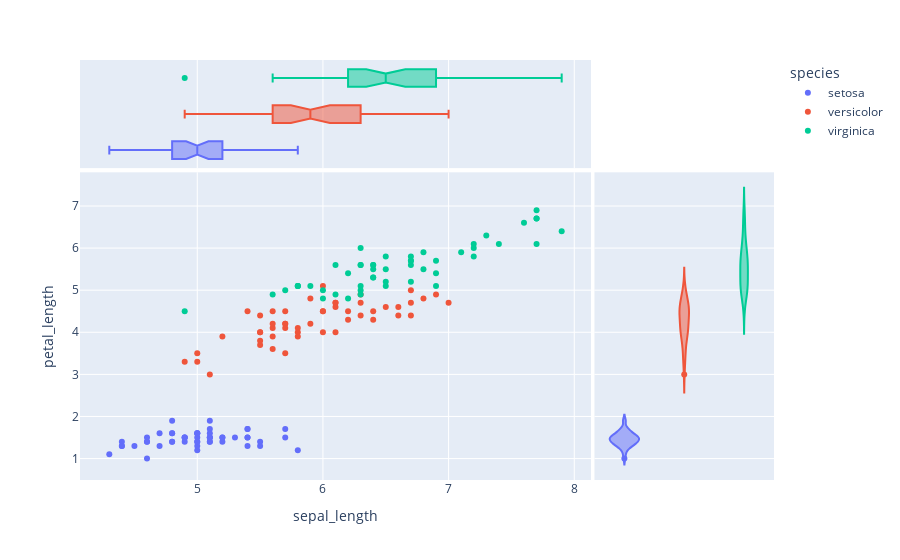

Notebook cell for this chart:
### Markdown cell above
- marginal_x
- marginal_y

### Code cell
fig = px.scatter(iris, 
                 x='sepal_length',
                 y='petal_length',
                 color='species',
       
                 marginal_y="violin",
                 marginal_x="box", 
)

fig.show()

### Figure 1 — Plotly figure (JSON) as saved in the notebook; plotly's stock layout.template omitted (floating-point values rounded to 4 significant figures)
{"data": [{"hovertemplate": "species=setosa<br>sepal_length=%{x}<br>petal_length=%{y}<extra></extra>", "legendgroup": "setosa", "marker": {"color": "#636efa", "symbol": "circle"}, "mode": "markers", "name": "setosa", "orientation": "v", "showlegend": true, "type": "scatter", "x": [5.1, 4.9, 4.7, 4.6, 5, 5.4, 4.6, 5, 4.4, 4.9, 5.4, 4.8, 4.8, 4.3, 5.8, 5.7, 5.4, 5.1, 5.7, 5.1, 5.4, 5.1, 4.6, 5.1, 4.8, 5, 5, 5.2, 5.2, 4.7, 4.8, 5.4, 5.2, 5.5, 4.9, 5, 5.5, 4.9, 4.4, 5.1, 5, 4.5, 4.4, 5, 5.1, 4.8, 5.1, 4.6, 5.3, 5], "xaxis": "x", "y": [1.4, 1.4, 1.3, 1.5, 1.4, 1.7, 1.4, 1.5, 1.4, 1.5, 1.5, 1.6, 1.4, 1.1, 1.2, 1.5, 1.3, 1.4, 1.7, 1.5, 1.7, 1.5, 1, 1.7, 1.9, 1.6, 1.6, 1.5, 1.4, 1.6, 1.6, 1.5, 1.5, 1.4, 1.5, 1.2, 1.3, 1.5, 1.3, 1.5, 1.3, 1.3, 1.3, 1.6, 1.9, 1.4, 1.6, 1.4, 1.5, 1.4], "yaxis": "y"}, {"alignmentgroup": "True", "hovertemplate": "species=setosa<br>sepal_length=%{x}<extra></extra>", "legendgroup": "setosa", "marker": {"color": "#636efa", "symbol": "circle"}, "name": "setosa", "notched": true, "offsetgroup": "setosa", "showlegend": false, "type": "box", "x": [5.1, 4.9, 4.7, 4.6, 5, 5.4, 4.6, 5, 4.4, 4.9, 5.4, 4.8, 4.8, 4.3, 5.8, 5.7, 5.4, 5.1, 5.7, 5.1, 5.4, 5.1, 4.6, 5.1, 4.8, 5, 5, 5.2, 5.2, 4.7, 4.8, 5.4, 5.2, 5.5, 4.9, 5, 5.5, 4.9, 4.4, 5.1, 5, 4.5, 4.4, 5, 5.1, 4.8, 5.1, 4.6, 5.3, 5], "xaxis": "x3", "yaxis": "y3"}, {"alignmentgroup": "True", "hovertemplate": "species=setosa<br>petal_length=%{y}<extra></extra>", "legendgroup": "setosa", "marker": {"color": "#636efa", "symbol": "circle"}, "name": "setosa", "offsetgroup": "setosa", "scalegroup": "y", "showlegend": false, "type": "violin", "xaxis": "x2", "y": [1.4, 1.4, 1.3, 1.5, 1.4, 1.7, 1.4, 1.5, 1.4, 1.5, 1.5, 1.6, 1.4, 1.1, 1.2, 1.5, 1.3, 1.4, 1.7, 1.5, 1.7, 1.5, 1, 1.7, 1.9, 1.6, 1.6, 1.5, 1.4, 1.6, 1.6, 1.5, 1.5, 1.4, 1.5, 1.2, 1.3, 1.5, 1.3, 1.5, 1.3, 1.3, 1.3, 1.6, 1.9, 1.4, 1.6, 1.4, 1.5, 1.4], "yaxis": "y2"}, {"hovertemplate": "species=versicolor<br>sepal_length=%{x}<br>petal_length=%{y}<extra></extra>", "legendgroup": "versicolor", "marker": {"color": "#EF553B", "symbol": "circle"}, "mode": "markers", "name": "versicolor", "orientation": "v", "showlegend": true, "type": "scatter", "x": [7, 6.4, 6.9, 5.5, 6.5, 5.7, 6.3, 4.9, 6.6, 5.2, 5, 5.9, 6, 6.1, 5.6, 6.7, 5.6, 5.8, 6.2, 5.6, 5.9, 6.1, 6.3, 6.1, 6.4, 6.6, 6.8, 6.7, 6, 5.7, 5.5, 5.5, 5.8, 6, 5.4, 6, 6.7, 6.3, 5.6, 5.5, 5.5, 6.1, 5.8, 5, 5.6, 5.7, 5.7, 6.2, 5.1, 5.7], "xaxis": "x", "y": [4.7, 4.5, 4.9, 4, 4.6, 4.5, 4.7, 3.3, 4.6, 3.9, 3.5, 4.2, 4, 4.7, 3.6, 4.4, 4.5, 4.1, 4.5, 3.9, 4.8, 4, 4.9, 4.7, 4.3, 4.4, 4.8, 5, 4.5, 3.5, 3.8, 3.7, 3.9, 5.1, 4.5, 4.5, 4.7, 4.4, 4.1, 4, 4.4, 4.6, 4, 3.3, 4.2, 4.2, 4.2, 4.3, 3, 4.1], "yaxis": "y"}, {"alignmentgroup": "True", "hovertemplate": "species=versicolor<br>sepal_length=%{x}<extra></extra>", "legendgroup": "versicolor", "marker": {"color": "#EF553B", "symbol": "circle"}, "name": "versicolor", "notched": true, "offsetgroup": "versicolor", "showlegend": false, "type": "box", "x": [7, 6.4, 6.9, 5.5, 6.5, 5.7, 6.3, 4.9, 6.6, 5.2, 5, 5.9, 6, 6.1, 5.6, 6.7, 5.6, 5.8, 6.2, 5.6, 5.9, 6.1, 6.3, 6.1, 6.4, 6.6, 6.8, 6.7, 6, 5.7, 5.5, 5.5, 5.8, 6, 5.4, 6, 6.7, 6.3, 5.6, 5.5, 5.5, 6.1, 5.8, 5, 5.6, 5.7, 5.7, 6.2, 5.1, 5.7], "xaxis": "x3", "yaxis": "y3"}, {"alignmentgroup": "True", "hovertemplate": "species=versicolor<br>petal_length=%{y}<extra></extra>", "legendgroup": "versicolor", "marker": {"color": "#EF553B", "symbol": "circle"}, "name": "versicolor", "offsetgroup": "versicolor", "scalegroup": "y", "showlegend": false, "type": "violin", "xaxis": "x2", "y": [4.7, 4.5, 4.9, 4, 4.6, 4.5, 4.7, 3.3, 4.6, 3.9, 3.5, 4.2, 4, 4.7, 3.6, 4.4, 4.5, 4.1, 4.5, 3.9, 4.8, 4, 4.9, 4.7, 4.3, 4.4, 4.8, 5, 4.5, 3.5, 3.8, 3.7, 3.9, 5.1, 4.5, 4.5, 4.7, 4.4, 4.1, 4, 4.4, 4.6, 4, 3.3, 4.2, 4.2, 4.2, 4.3, 3, 4.1], "yaxis": "y2"}, {"hovertemplate": "species=virginica<br>sepal_length=%{x}<br>petal_length=%{y}<extra></extra>", "legendgroup": "virginica", "marker": {"color": "#00cc96", "symbol": "circle"}, "mode": "markers", "name": "virginica", "orientation": "v", "showlegend": true, "type": "scatter", "x": [6.3, 5.8, 7.1, 6.3, 6.5, 7.6, 4.9, 7.3, 6.7, 7.2, 6.5, 6.4, 6.8, 5.7, 5.8, 6.4, 6.5, 7.7, 7.7, 6, 6.9, 5.6, 7.7, 6.3, 6.7, 7.2, 6.2, 6.1, 6.4, 7.2, 7.4, 7.9, 6.4, 6.3, 6.1, 7.7, 6.3, 6.4, 6, 6.9, 6.7, 6.9, 5.8, 6.8, 6.7, 6.7, 6.3, 6.5, 6.2, 5.9], "xaxis": "x", "y": [6, 5.1, 5.9, 5.6, 5.8, 6.6, 4.5, 6.3, 5.8, 6.1, 5.1, 5.3, 5.5, 5, 5.1, 5.3, 5.5, 6.7, 6.9, 5, 5.7, 4.9, 6.7, 4.9, 5.7, 6, 4.8, 4.9, 5.6, 5.8, 6.1, 6.4, 5.6, 5.1, 5.6, 6.1, 5.6, 5.5, 4.8, 5.4, 5.6, 5.1, 5.1, 5.9, 5.7, 5.2, 5, 5.2, 5.4, 5.1], "yaxis": "y"}, {"alignmentgroup": "True", "hovertemplate": "species=virginica<br>sepal_length=%{x}<extra></extra>", "legendgroup": "virginica", "marker": {"color": "#00cc96", "symbol": "circle"}, "name": "virginica", "notched": true, "offsetgroup": "virginica", "showlegend": false, "type": "box", "x": [6.3, 5.8, 7.1, 6.3, 6.5, 7.6, 4.9, 7.3, 6.7, 7.2, 6.5, 6.4, 6.8, 5.7, 5.8, 6.4, 6.5, 7.7, 7.7, 6, 6.9, 5.6, 7.7, 6.3, 6.7, 7.2, 6.2, 6.1, 6.4, 7.2, 7.4, 7.9, 6.4, 6.3, 6.1, 7.7, 6.3, 6.4, 6, 6.9, 6.7, 6.9, 5.8, 6.8, 6.7, 6.7, 6.3, 6.5, 6.2, 5.9], "xaxis": "x3", "yaxis": "y3"}, {"alignmentgroup": "True", "hovertemplate": "species=virginica<br>petal_length=%{y}<extra></extra>", "legendgroup": "virginica", "marker": {"color": "#00cc96", "symbol": "circle"}, "name": "virginica", "offsetgroup": "virginica", "scalegroup": "y", "showlegend": false, "type": "violin", "xaxis": "x2", "y": [6, 5.1, 5.9, 5.6, 5.8, 6.6, 4.5, 6.3, 5.8, 6.1, 5.1, 5.3, 5.5, 5, 5.1, 5.3, 5.5, 6.7, 6.9, 5, 5.7, 4.9, 6.7, 4.9, 5.7, 6, 4.8, 4.9, 5.6, 5.8, 6.1, 6.4, 5.6, 5.1, 5.6, 6.1, 5.6, 5.5, 4.8, 5.4, 5.6, 5.1, 5.1, 5.9, 5.7, 5.2, 5, 5.2, 5.4, 5.1], "yaxis": "y2"}], "layout": {"legend": {"title": {"text": "species"}, "tracegroupgap": 0}, "margin": {"t": 60}, "xaxis": {"anchor": "y", "domain": [0, 0.7363], "title": {"text": "sepal_length"}}, "xaxis2": {"anchor": "y2", "domain": [0.7413, 1], "matches": "x2", "showgrid": false, "showline": false, "showticklabels": false, "ticks": ""}, "xaxis3": {"anchor": "y3", "domain": [0, 0.7363], "matches": "x", "showgrid": true, "showticklabels": false}, "xaxis4": {"anchor": "y4", "domain": [0.7413, 1], "matches": "x2", "showgrid": false, "showline": false, "showticklabels": false, "ticks": ""}, "yaxis": {"anchor": "x", "domain": [0, 0.7326], "title": {"text": "petal_length"}}, "yaxis2": {"anchor": "x2", "domain": [0, 0.7326], "matches": "y", "showgrid": true, "showticklabels": false}, "yaxis3": {"anchor": "x3", "domain": [0.7426, 1], "matches": "y3", "showgrid": false, "showline": false, "showticklabels": false, "ticks": ""}, "yaxis4": {"anchor": "x4", "domain": [0.7426, 1], "matches": "y3", "showgrid": true, "showline": false, "showticklabels": false, "ticks": ""}}}
